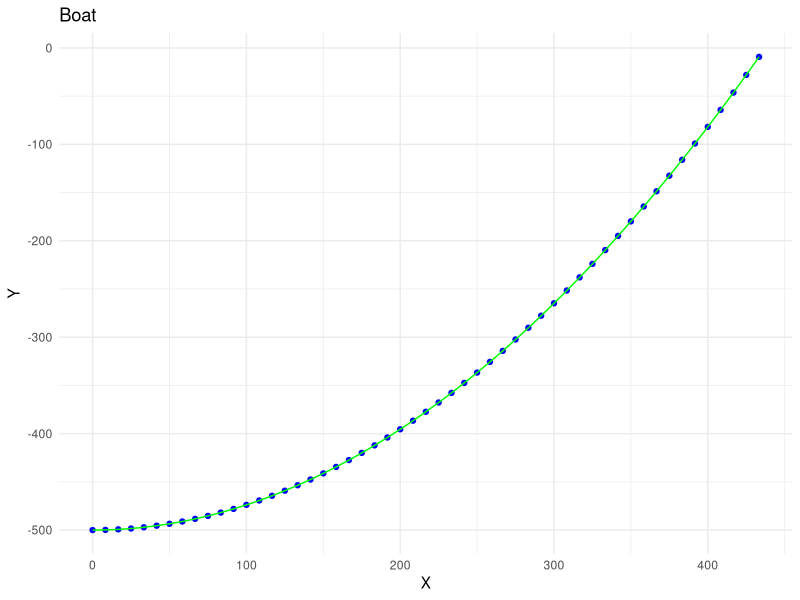

Generate this figure with R:
runge_kutta4 <- function (f, a, b, y0, n) {
  m <- length(y0)
  h <- (b - a)/n
  x <- seq(a + h, b, by = h)
  y <- matrix(0, nrow = n, ncol = m)
  k1 <- h * f(a, y0)
  k2 <- h * f(a + h/2, y0 + k1/2)
  k3 <- h * f(a + h/2, y0 + k2/2)
  k4 <- h * f(a + h, y0 + k3)
  y[1, ] <- y0 + k1/6 + k2/3 + k3/3 + k4/6
  for (i in 1:(n - 1)) {
    k1 <- h * f(x[i], y[i, ])
    k2 <- h * f(x[i] + h/2, y[i, ] + k1/2)
    k3 <- h * f(x[i] + h/2, y[i, ] + k2/2)
    k4 <- h * f(x[i] + h, y[i, ] + k3)
    y[i + 1, ] <- y[i, ] + k1/6 + k2/3 + k3/3 + k4/6
  }
  x <- c(a, x)
  y <- rbind(y0, y)
  return(list(x = x, y = y))
}


H <- 500  # Глубина погружения 
rho0 <- 1000
rho1 <- 750
g <- 9.8
S_sech <- 15.5 * 10  # Площадь поперечного сечения подводной лодки
l <- 100.5  # Длина подводной лодки
V <- S_sech*l
alpha <- 0.01
eta <- 0.001
v <- 25  # Скорость лодки (в м/с)
k <- S_sech / l
# Функция для системы уравнений
submarine_sys <- function(t, y) {
  dy <- y[2]
  dz <- - (eta * k / (rho1*V)) * (1 + alpha * y[1] / H) * dy + g * (rho0 / rho1 - 1)
  return(c(dy, dz))
}
# Начальные условия
y0 <- c(-H, 0)  # y(0) = -H, v_y(0) = 0
a <- 0
b <- 100
n <-300
# Решение системы дифференциальных уравнений
solution <- runge_kutta4(submarine_sys, a, b, y0, n)
# Убираем значения, где y1 >= 0
solution$x <- solution$x[solution$y[, 1] <= 0]
solution$y <- solution$y[solution$y[, 1] <= 0, ]


# Функция для аппроксимации методом наименьших квадратов
custom_lm <- function(x, y, degree) {
  n <- length(x)
  X <- matrix(1, n, degree + 1)
  for (i in 1:degree) {
    X[, i + 1] <- x^i
  }
  coefficients <- solve(t(X) %*% X) %*% t(X) %*% y
  return(coefficients)
}

# Аппроксимация решения с помощью нашей функции
degree <- 2    # Степень полинома
coefs <- custom_lm(solution$x, solution$y[, 1], degree)

# Получение коэффициентов полинома
a <- coefs[3]
b <- coefs[2]
c <- coefs[1]

# Создание данных для аппроксимированной кривой
t_fit <- seq(0, max(solution$x), length.out = 100)
y_fit <- a * t_fit^2 + b * t_fit + c
fit_data <- data.frame(t = t_fit, y = y_fit)


# Построение графика траектории всплытия
library(ggplot2)
ggplot(data = data.frame(x = solution$x * v, y = solution$y[, 1]), aes(x = x, y = y)) +
  geom_point(color = "blue") +
  geom_line(data = fit_data, aes(x = t * v, y = y), color = "green") +
  ggtitle("Boat") +
  xlab("X") +
  ylab("Y") +
  theme_minimal()


# Определение времени всплытия и точки всплытия
solve_quadratic <- function(a, b, c, H) {
  roots <- polyroot(c(c - H, b, a))
  print(roots)
  real_roots <- Re(roots[abs(Im(roots)) < 1e-6])
  return(real_roots[real_roots > 0])
}
T <- solve_quadratic(a, b, c, 0)
L <- v * T
# Вывод значений времени всплытия и точки всплытия
cat("Время всплытия (T):", T, "\n")
cat("Абсцисса точки всплытия (L):", L, "\n")




